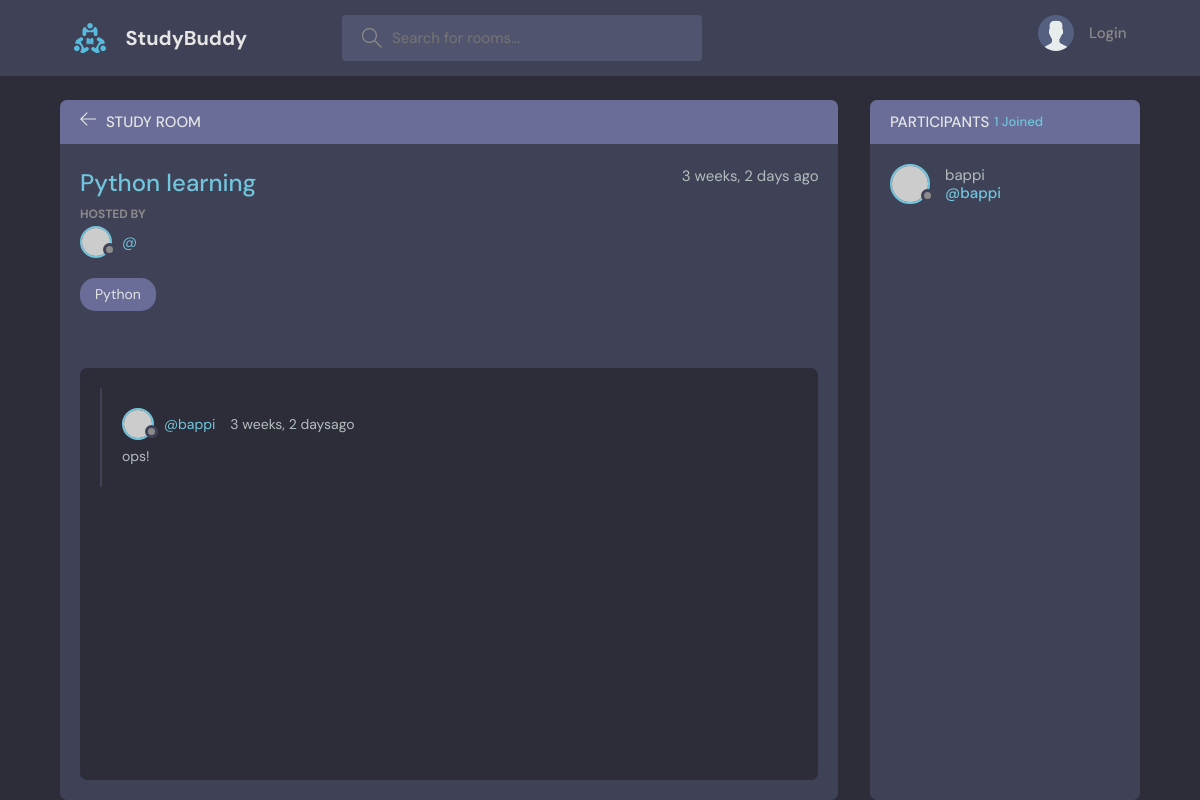
/room/1, run on the app's committed database.
### base/models.py (models this page shows, shortened)
class Rooms(models.Model):
    host = models.ForeignKey(User, on_delete=models.SET_NULL, null=True)
    topic = models.ForeignKey(Topic, on_delete=models.SET_NULL, null=True)
    name = models.CharField(max_length=200)
    description = models.TextField(null=True, blank=True)
    participants = models.ManyToManyField(User, related_name='participants', blank=True)
    updated = models.DateTimeField(auto_now=True)
    created = models.DateTimeField(auto_now_add=True)
    class Meta:
        ordering = ['-updated','-created']

class Topic(models.Model):
    name = models.CharField(max_length=200)
    def __str__(self):
        return self.name

class Message(models.Model):
    user = models.ForeignKey(User, on_delete=models.CASCADE)
    room = models.ForeignKey(Rooms, on_delete=models.CASCADE)
    body = models.TextField(max_length=200)
    updated = models.DateTimeField(auto_now=True)
    created = models.DateTimeField(auto_now_add=True)
    class Meta:
        ordering = ['-updated','-created']

### base/views.py (the view, shortened to what this page needs)
# urls.py: path('room/<str:pk>',views.room, name = 'room'),
def room(request,pk):
    room = Rooms.objects.get(id=pk)
    room_messages = room.message_set.all().order_by('-created')  #sob ses e eita abr dekhte hobe
    participants = room.participants.all()
    context = { 'room': room, 'room_messages': room_messages, 'participants':participants}
    return render(request, 'base/room.html',context)

### base/templates/base/room.html (shortened to what this page needs)
{% extends 'main.html' %}
{% block content%}
    <main class="profile-page layout layout--2">
      <div class="container">
        <div class="room">
          <div class="room__top">
            <div class="room__topLeft">
              <a href="{% url 'home' %}">
                <svg version="1.1" xmlns="http://www.w3.org/2000/svg" width="32" height="32" viewBox="0 0 32 32">
                  <title>arrow-left</title>
                  <path
                    d="M13.723 2.286l-13.723 13.714 13.719 13.714 1.616-1.611-10.96-10.96h27.625v-2.286h-27.625l10.965-10.965-1.616-1.607z"
                  ></path>
                </svg>
              </a>
              <h3>Study Room</h3>
            </div>
          </div>
          <div class="room__box scroll">
            <div class="room__header scroll">
              <div class="room__info">
                <h3>{{ room.name }}</h3>
                <span>{{ room.created|timesince }} ago</span>
              </div>
              <div class="room__hosted">
                <p>Hosted By</p>
                <a href="{% url 'user_profile' room.host.id %}" class="room__author">
                  <div class="avatar avatar--small">
                    <img src="https://randomuser.me/api/portraits/men/37.jpg" />
                  </div>
                  <span>@{{room.username}}</span>
                </a>
              </div>
              <span class="room__topics">{{room.topic}}</span>
            </div>
            <div class="room__conversation">
              <div class="threads scroll">
                {% for message in room_messages %}
                <div class="thread">
                  <div class="thread__top">
                    <div class="thread__author">
                      <a href="{% url 'user_profile' message.user.id %}" class="thread__authorInfo">
                        <div class="avatar avatar--small">
                          <img src="https://randomuser.me/api/portraits/men/37.jpg" />
                        </div>
                        <span>@{{message.user}}</span>
                      </a>
                      <span class="thread__date">{{message.created|timesince}}ago</span>
                    </div>
                  </div>
                  <div class="thread__details">
                    {{message.body}}
                  </div>
                </div>
                {% endfor %}
              </div>
            </div>
          </div>
        </div>
        <div class="participants">
          <h3 class="participants__top">Participants <span>{{ participants.count}} Joined</span></h3>
          <div class="participants__list scroll">
            {% for user in participants %}
            <a href="{% url 'user_profile' user.id %}" class="participant">
              <div class="avatar avatar--medium">
                <img src="https://randomuser.me/api/portraits/men/37.jpg" />
              </div>
              <p>
                {{ user.username }}
                <span>@{{ user.username }}</span>
              </p>
            </a>
            {% endfor %}
          </div>
        </div>
      </div>
    </main>
{% endblock %}

### data on the page
Rooms: name "Python learning", created "3 weeks, 2 days", topic "Python"
Message: user "bappi", created "3 weeks, 2 days", body "ops!"

### other printed values
{{ participants.count }} "1"
{{ user.username }} "bappi"
